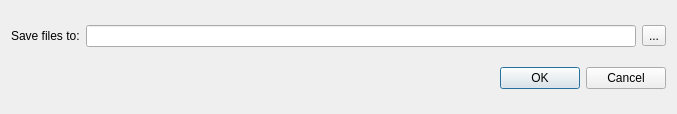
<?xml version="1.0" encoding="UTF-8"?>
<ui version="4.0">
 <class>Settings</class>
 <widget class="QDialog" name="Settings">
  <property name="geometry">
   <rect>
    <x>0</x>
    <y>0</y>
    <width>677</width>
    <height>114</height>
   </rect>
  </property>
  <property name="windowTitle">
   <string>Settings</string>
  </property>
  <property name="sizeGripEnabled">
   <bool>false</bool>
  </property>
  <layout class="QGridLayout" name="gridLayout">
   <item row="0" column="0">
    <widget class="QLabel" name="label">
     <property name="text">
      <string>&lt;html&gt;&lt;head/&gt;&lt;body&gt;&lt;p&gt;Save files to:&lt;/p&gt;&lt;/body&gt;&lt;/html&gt;</string>
     </property>
    </widget>
   </item>
   <item row="0" column="1">
    <widget class="QLineEdit" name="lineEdit">
     <property name="readOnly">
      <bool>true</bool>
     </property>
    </widget>
   </item>
   <item row="1" column="0" colspan="3">
    <widget class="QDialogButtonBox" name="buttonBox">
     <property name="orientation">
      <enum>Qt::Horizontal</enum>
     </property>
     <property name="standardButtons">
      <set>QDialogButtonBox::Cancel|QDialogButtonBox::Ok</set>
     </property>
    </widget>
   </item>
   <item row="0" column="2">
    <widget class="QToolButton" name="toolButton">
     <property name="text">
      <string>...</string>
     </property>
    </widget>
   </item>
  </layout>
 </widget>
 <resources/>
 <connections>
  <connection>
   <sender>buttonBox</sender>
   <signal>accepted()</signal>
   <receiver>Settings</receiver>
   <slot>accept()</slot>
   <hints>
    <hint type="sourcelabel">
     <x>248</x>
     <y>254</y>
    </hint>
    <hint type="destinationlabel">
     <x>157</x>
     <y>274</y>
    </hint>
   </hints>
  </connection>
  <connection>
   <sender>buttonBox</sender>
   <signal>rejected()</signal>
   <receiver>Settings</receiver>
   <slot>reject()</slot>
   <hints>
    <hint type="sourcelabel">
     <x>316</x>
     <y>260</y>
    </hint>
    <hint type="destinationlabel">
     <x>286</x>
     <y>274</y>
    </hint>
   </hints>
  </connection>
 </connections>
</ui>
